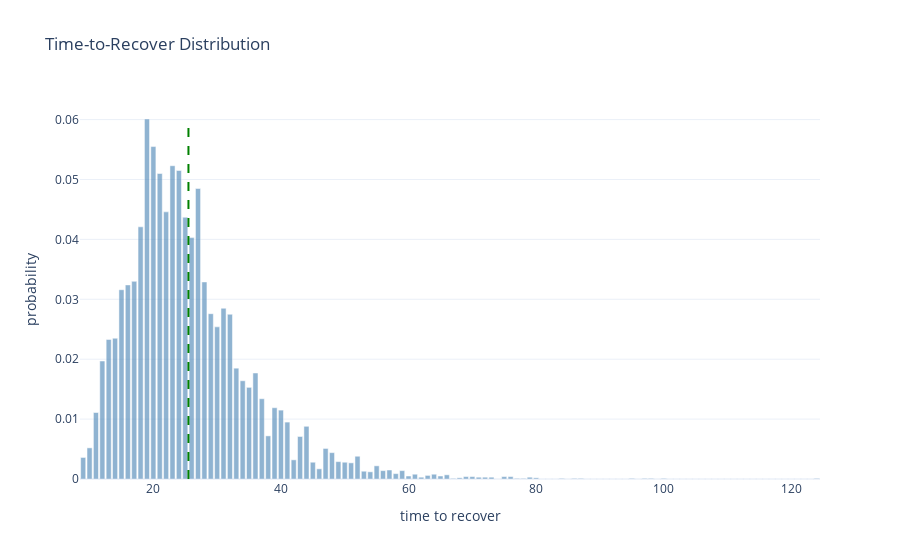
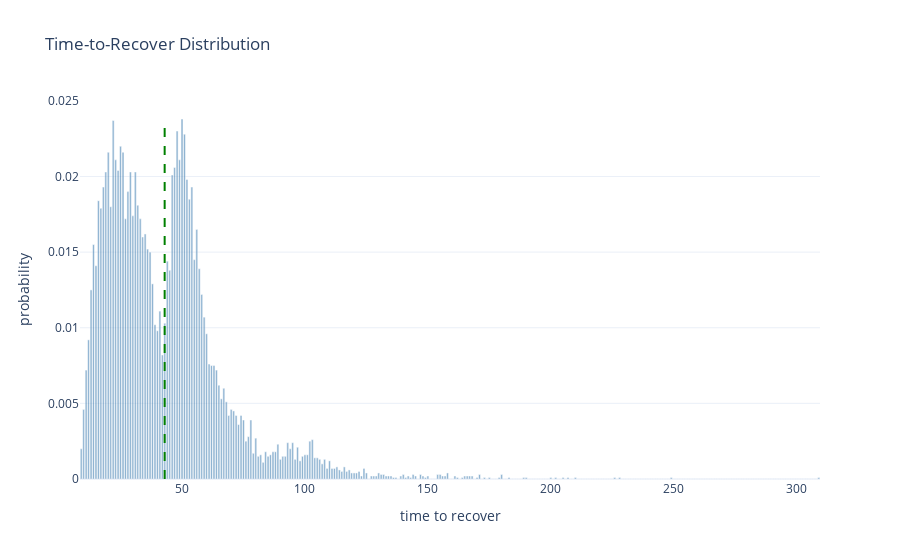
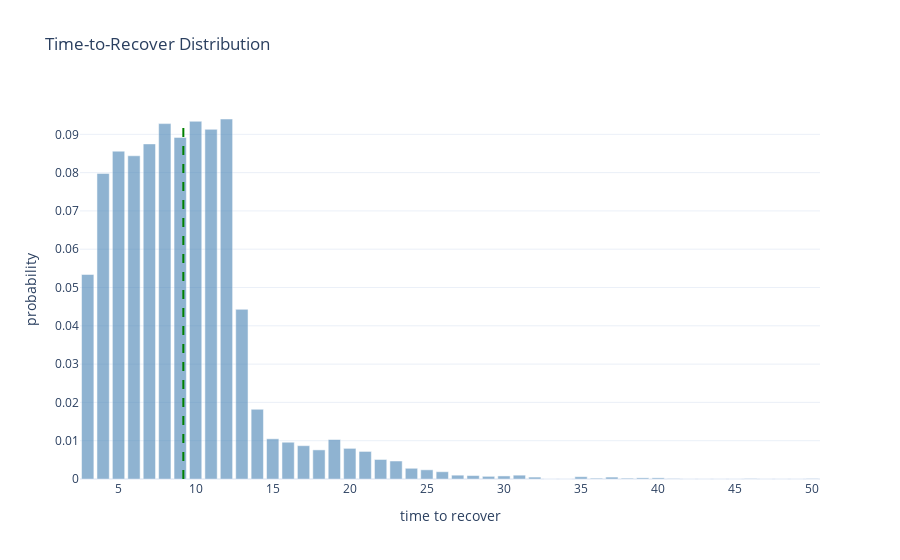

These figures' notebook cell, in order:
### Code cell
# Just restart the notebook and it will run all benchmarks again.
# Cached benchmarks are stored in memory and reused if the source file did not change.


from pprint import pprint


def compute_sha1(path):
    """Return SHA1 hash of the file's contents."""
    with open(path, "rb") as f:
        return hashlib.sha1(f.read()).hexdigest()


def load_module(name):
    """Import or reload impls.<name>."""
    full_name = "impls." + name

    if full_name in globals():
        module = importlib.reload(globals()[full_name])
    else:
        module = importlib.import_module(full_name)
        globals()[full_name] = module

    return module


def report(stats):
    render_distribution(stats)
    pprint(stats["metrics"])


# Iterate over implementation files
for file in IMPLS_DIR.glob("*.py"):
    name = file.stem

    # Skip interface and private modules
    if name == "_interface" or name.startswith("_"):
        continue

    print("Found implementation:", name)

    file_hash = compute_sha1(file)

    # If cached: check whether file changed
    if name in benchmark_cache:
        cached = benchmark_cache[name]
        cached_hash = cached["hash"]
        cached_stats = cached["stats"]

        if cached_hash == file_hash:
            print("  No changes. Using cached benchmark.")
            report(cached_stats)
            continue
        else:
            print("  File changed. Reloading and benchmarking again.")
    else:
        print("  First time seen. Benchmarking.")

    # Load/reload implementation
    module = load_module(name)

    # Require expected constructors
    if not hasattr(module, "producer_constructor") or not hasattr(
        module, "recoverer_constructor"
    ):
        print("  Missing constructors. Skipping.\n")
        continue

    N = 5
    D = 2**20
    producer_constructor = module.producer_constructor
    recoverer_constructor = module.recoverer_constructor
    D = getattr(module, "override_D", lambda _: D)(N)

    # Run benchmark
    stats = visual_benchmark(
        producer_constructor,
        recoverer_constructor,
        N=N,
        D=D,
        passes=10000,
    )

    # Store into cache
    benchmark_cache[name] = {
        "hash": file_hash,
        "stats": stats,
    }

    # Render the new result
    report(stats)

### Figure 1 — Plotly figure (JSON) as saved in the notebook; plotly's stock layout.template omitted (floating-point values rounded to 4 significant figures)
{"data": [{"marker": {"color": "steelblue"}, "name": "probability", "opacity": 0.6, "type": "bar", "x": [9, 10, 11, 12, 13, 14, 15, 16, 17, 18, 19, 20, 21, 22, 23, 24, 25, 26, 27, 28, 29, 30, 31, 32, 33, 34, 35, 36, 37, 38, 39, 40, 41, 42, 43, 44, 45, 46, 47, 48, 49, 50, 51, 52, 53, 54, 55, 56, 57, 58, 59, 60, 61, 62, 63, 64, 65, 66, 67, 68, 69, 70, 71, 72, 73, 74, 75, 76, 77, 78, 79, 80, 81, 82, 83, 84, 85, 86, 87, 88, 89, 90, 91, 92, 93, 94, 95, 96, 97, 98, 99, 100, 101, 102, 103, 104, 105, 106, 107, 108, 109, 110, 111, 112, 113, 114, 115, 116, 117, 118, 119, 120, 121, 122, 123, 124], "y": [0.0036, 0.0052, 0.0111, 0.0197, 0.0233, 0.0235, 0.0316, 0.0324, 0.033, 0.0421, 0.0601, 0.0555, 0.051, 0.0446, 0.0523, 0.0515, 0.0437, 0.0403, 0.0485, 0.0329, 0.0276, 0.0254, 0.0285, 0.0275, 0.0185, 0.0164, 0.0153, 0.0177, 0.0134, 0.0072, 0.0119, 0.0115, 0.0095, 0.0032, 0.0071, 0.0088, 0.0028, 0.0017, 0.0051, 0.0044, 0.0029, 0.0028, 0.0027, 0.0038, 0.0013, 0.0012, 0.0022, 0.0014, 0.0015, 0.0009, 0.0014, 0.0005, 0.0008, 0.0003, 0.0006, 0.0008, 0.0005, 0.0007, 0.0001, 0.0002, 0.0004, 0.0004, 0.0003, 0.0003, 0.0003, 0.0, 0.0004, 0.0004, 0.0001, 0.0001, 0.0003, 0.0002, 0.0, 0.0, 0.0, 0.0001, 0.0, 0.0001, 0.0001, 0.0, 0.0, 0.0, 0.0, 0.0, 0.0, 0.0, 0.0001, 0.0, 0.0001, 0.0001, 0.0, 0.0001, 0.0, 0.0, 0.0, 0.0, 0.0, 0.0, 0.0, 0.0, 0.0, 0.0, 0.0, 0.0, 0.0, 0.0, 0.0, 0.0, 0.0, 0.0, 0.0, 0.0, 0.0, 0.0, 0.0, 0.0001]}], "layout": {"shapes": [{"line": {"color": "green", "dash": "dash", "width": 2}, "type": "line", "x0": 25.5, "x1": 25.5, "y0": 0, "y1": 0.0601}], "title": {"text": "Time-to-Recover Distribution"}, "xaxis": {"title": {"text": "time to recover"}}, "yaxis": {"title": {"text": "probability"}}}}

### Figure 2 — Plotly figure (JSON) as saved in the notebook; plotly's stock layout.template omitted (floating-point values rounded to 4 significant figures; data arrays with more than 128 entries replaced by an {"elided": "..."} marker saying what was removed)
{"data": [{"marker": {"color": "steelblue"}, "name": "probability", "opacity": 0.6, "type": "bar", "x": {"elided": "301 int values"}, "y": {"elided": "301 float values"}}], "layout": {"shapes": [{"line": {"color": "green", "dash": "dash", "width": 2}, "type": "line", "x0": 42.94, "x1": 42.94, "y0": 0, "y1": 0.0238}], "title": {"text": "Time-to-Recover Distribution"}, "xaxis": {"title": {"text": "time to recover"}}, "yaxis": {"title": {"text": "probability"}}}}

### Figure 3 — Plotly figure (JSON) as saved in the notebook; plotly's stock layout.template omitted (floating-point values rounded to 4 significant figures)
{"data": [{"marker": {"color": "steelblue"}, "name": "probability", "opacity": 0.6, "type": "bar", "x": [3, 4, 5, 6, 7, 8, 9, 10, 11, 12, 13, 14, 15, 16, 17, 18, 19, 20, 21, 22, 23, 24, 25, 26, 27, 28, 29, 30, 31, 32, 33, 34, 35, 36, 37, 38, 39, 40, 41, 42, 43, 44, 45, 46, 47, 48, 49, 50], "y": [0.0534, 0.0798, 0.0856, 0.0844, 0.0875, 0.0928, 0.0892, 0.0934, 0.0913, 0.094, 0.0443, 0.0182, 0.0105, 0.0096, 0.0087, 0.0076, 0.0103, 0.008, 0.0072, 0.0051, 0.0047, 0.0028, 0.0024, 0.0019, 0.001, 0.0009, 0.0007, 0.0008, 0.001, 0.0005, 0.0, 0.0, 0.0006, 0.0002, 0.0005, 0.0002, 0.0003, 0.0003, 0.0001, 0.0, 0.0, 0.0, 0.0, 0.0001, 0.0, 0.0, 0.0, 0.0001]}], "layout": {"shapes": [{"line": {"color": "green", "dash": "dash", "width": 2}, "type": "line", "x0": 9.203, "x1": 9.203, "y0": 0, "y1": 0.094}], "title": {"text": "Time-to-Recover Distribution"}, "xaxis": {"title": {"text": "time to recover"}}, "yaxis": {"title": {"text": "probability"}}}}
